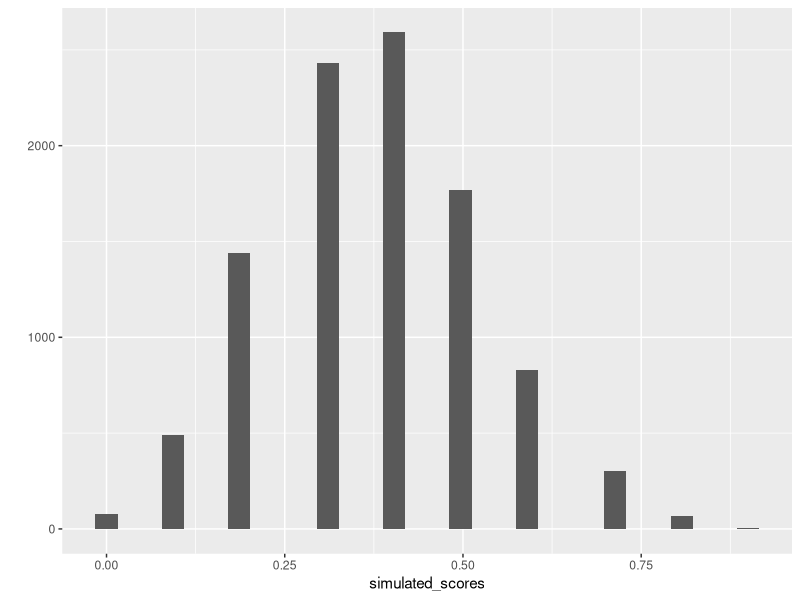

The R source for this figure:
## ---- chunk 1
knitr::opts_chunk$set(echo = TRUE, message = FALSE)
## ---- chunk 2
?binom.test
binom.test(x = 30,
           n = 50,
           alternative = "greater")
## ---- chunk 3

binom.test(x=440,
           n=800,
           alternative = "greater")

pbinom(440,800,.5,lower.tail=FALSE)

## ---- chunk 4

rbinom(n= rep(1,10), size = 1, prob= c(.5,.5,.5,.5,.5,.25,.25,.25,.25,.25) )

simulated_test <- replicate(10000, rbinom(n= rep(1,10), size = 1, prob= c(.5,.5,.5,.5,.5,.25,.25,.25,.25,.25) ))

simulated_scores <- colSums(simulated_test)/10

library(ggplot2)

qplot(simulated_scores)+
  geom_histogram()

length(simulated_scores[simulated_scores > .75]) /10000



